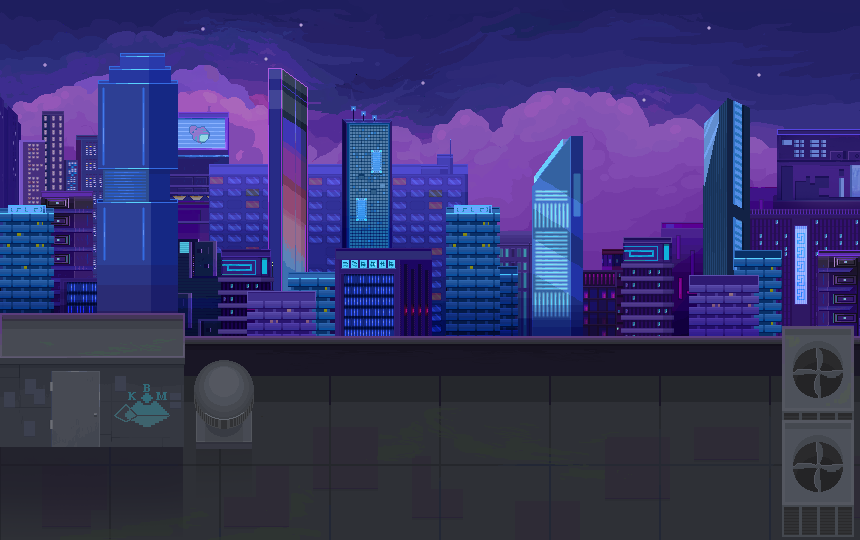

A level layout from a 2D game, rendered from its tile map. Below: a short description, then the map file with tile-grid data replaced by summaries:
An orthogonal 1x1 tile map with 860x540 px tiles, 1 tile layer (BACKGROUND_LAYER).

<map version="1.4" tiledversion="1.4.3" orientation="orthogonal" renderorder="right-down" width="1" height="1" tilewidth="860" tileheight="540" infinite="0" nextlayerid="2" nextobjectid="1">
 <tileset firstgid="1" name="RoofKBMOffice" tilewidth="860" tileheight="540" tilecount="1" columns="1">
  <image source="RoofKBMOffice.png" width="860" height="540" />
 </tileset>
 <layer id="1" name="BACKGROUND_LAYER" width="1" height="1">
  <data>[1 cells, 1 non-empty, 1 distinct tile ids]</data>
 </layer>
</map>
